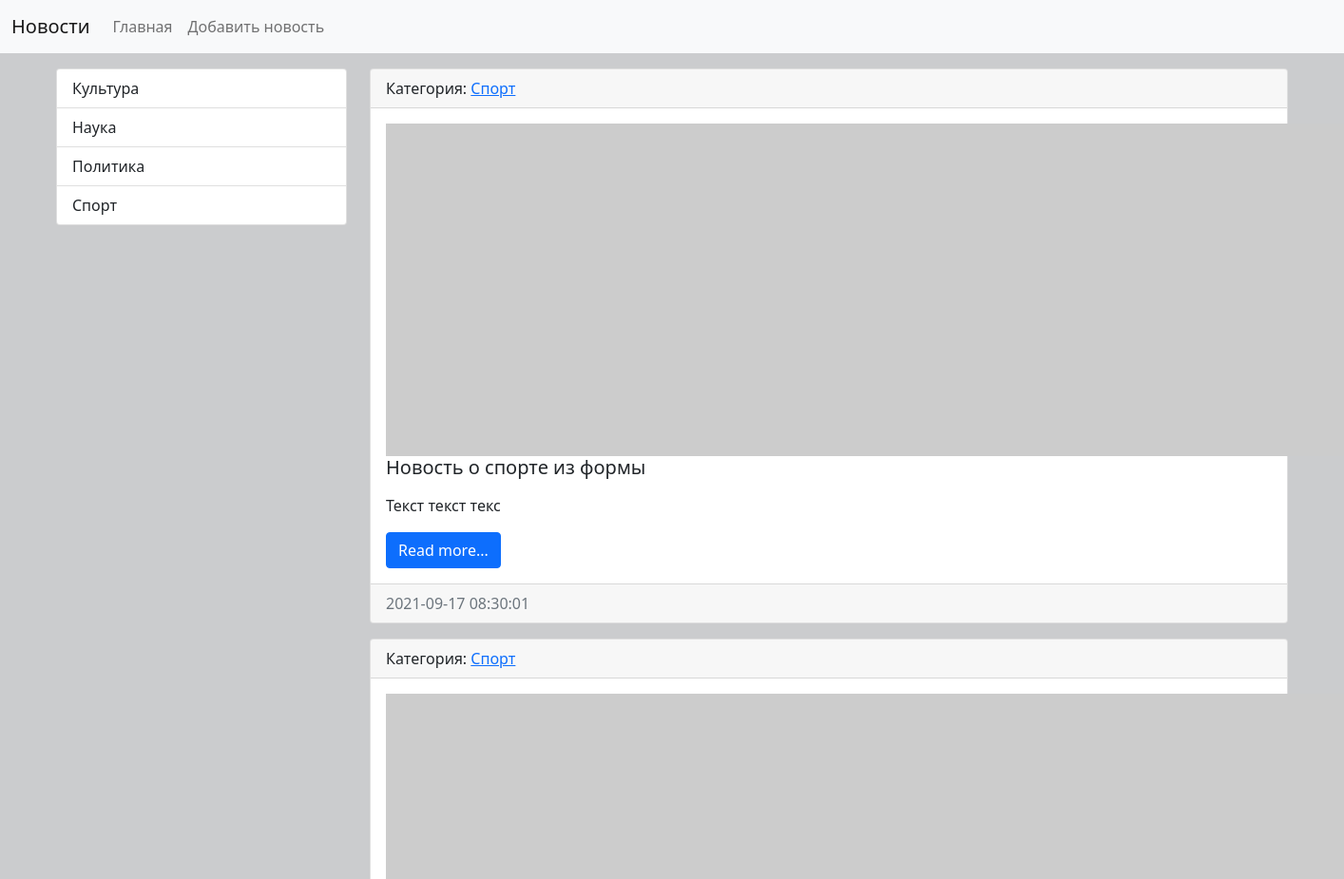
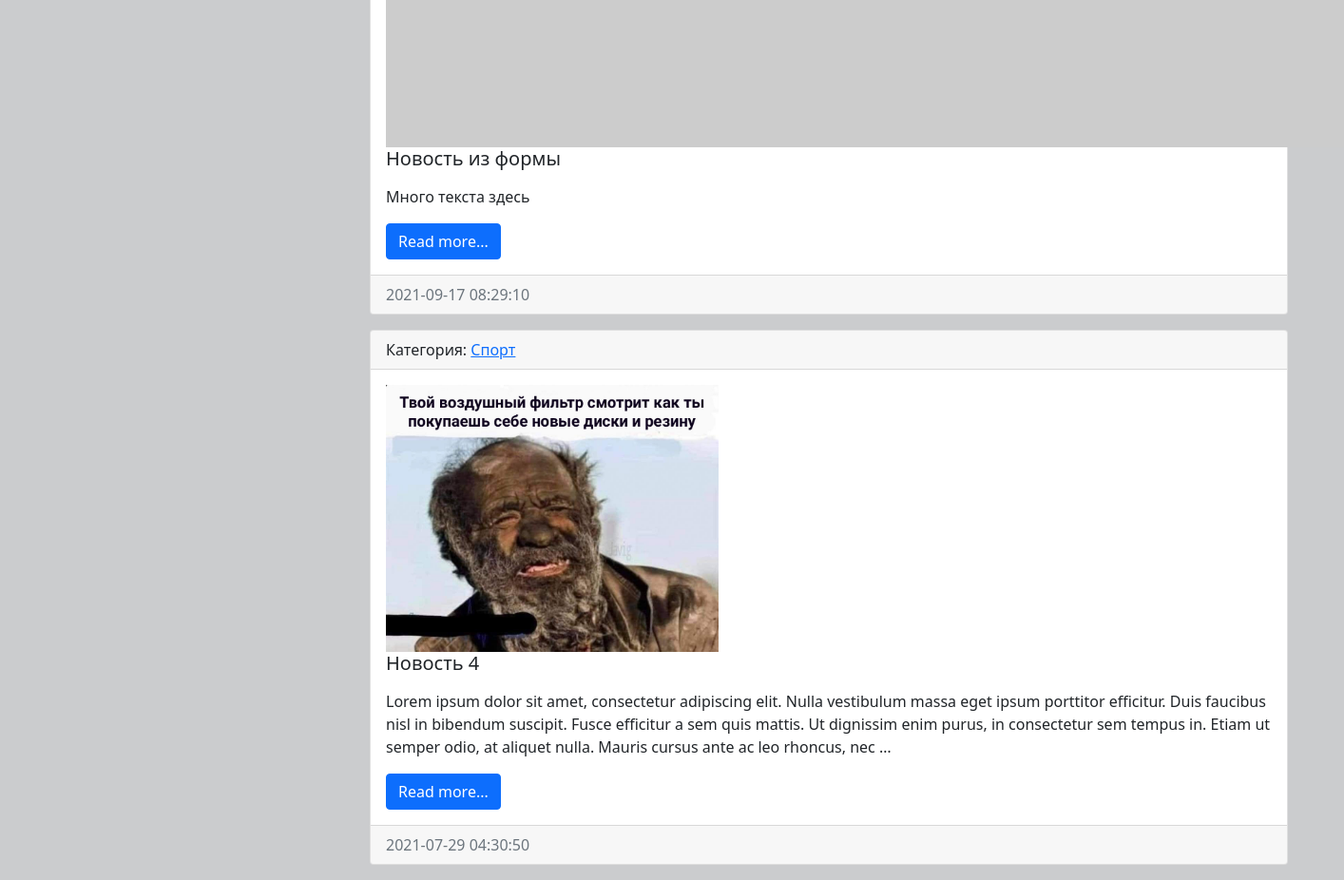
The app's page /category/2/ with its own data (2 pictures, top to bottom).
### news/models.py (models this page shows, shortened)
class Category(models.Model):
    title = models.CharField(max_length=150, db_index=True, verbose_name="Наименование категории")
    def __str__(self):
        return self.title
    def get_absolute_url(self):
        return reverse('category', kwargs={'category_id': self.pk})
    class Meta:
        verbose_name = "Категория"
        verbose_name_plural = "Категории"
        ordering = ["title"]

class News(models.Model):
    title = models.CharField(max_length=150, verbose_name="Наименование")
    content = models.TextField(blank=True, verbose_name="Контент")
    created_at = models.DateTimeField(auto_now_add=True, verbose_name="Дата публикации")
    updated_at = models.DateTimeField(auto_now=True, verbose_name="Обновленно")
    photo = models.ImageField(upload_to="photos/%Y/%m/%d/", verbose_name="Фото", blank=True)
    is_published = models.BooleanField(default=True, verbose_name="Опубликовано")
    category = models.ForeignKey("Category", on_delete=models.PROTECT, verbose_name="Категория")
    def get_absolute_url(self):
        return reverse('view_news', kwargs={'pk': self.pk})
    class Meta:
        verbose_name = "Новость"
        verbose_name_plural = "Новости"
        ordering = ["-created_at"]

### news/views.py (the view)
# urls.py: path('category/<int:category_id>/', NewsByCategory.as_view(), name='category'),
class NewsByCategory(ListView):
    model = News
    template_name = 'news/home_news_list.html'
    context_object_name = 'news'
    allow_empty = False
    def get_context_data(self, **kwargs):
        context = super().get_context_data(**kwargs)
        context['title'] = Category.objects.get(pk=self.kwargs['category_id'])
        return context
    def get_queryset(self):
        return News.objects.filter(category_id=self.kwargs['category_id'], is_published=True)

### news/templatetags/news_tags.py (called while the page is built)
@register.inclusion_tag('news/list_categories.html')
def show_categories(arg1='Hello', arg2='World'):
    categories = Category.objects.all()
    return {'categories': categories, 'arg1': arg1, 'arg2': arg2}

### news/templates/news/home_news_list.html (shortened to what this page needs)
{% extends 'news/base.html' %}
{% block sidebar %}
    {% include 'news/inc/_sidebar.html' %}
{% endblock %}
{% block content %}
    {% for item in news %}
        <div class="card mb-3">
            <div class="card-header">
                Категория: <a href="{{ item.get_absolute_url }}">{{ item.category }}</a>
            </div>
            <div class="card-body">
                <div class="media">
                    {% if item.photo %}
                        <img src=" {{ item.photo.url }} " alt="" width="350" class="mr-3">
                    {% else %}
                        <img src="https://picsum.photos/id/1060/350/300/?blur=2" alt="">
                    {% endif %}
                    <div class="media-body">
                        <h5 class="card-title">{{ item.title }}</h5>
                        <p class="card-text">{{ item.content|safe|linebreaks|truncatewords:50 }}</p>
                        <a href="{{ item.get_absolute_url }}" class="btn btn-primary">Read more...</a>
                    </div>
                </div>
            </div>
            <div class="card-footer text-muted">
                {{ item.created_at|date:"Y-m-d H:i:s" }}
            </div>
        </div>
    {% endfor %}
{% endblock %}

### news/templates/news/list_categories.html
<div class="list-group">
    {% for item in categories %}
        <a href="{{ item.get_absolute_url }}" class="list-group-item list-group-item-action">
            {{ item.title }}
        </a>
    {% endfor %}
</div>

### records on screen
Category: title "Культура"
Category: title "Наука"
Category: title "Политика"
Category: title "Спорт"
News: category "Спорт", title "Новость о спорте из формы", content "Текст текст текс", created_at "2021-09-17 08:30:01"
News: category "Спорт", title "Новость из формы", content "Много текста здесь", created_at "2021-09-17 08:29:10"
News: category "Спорт", photo (picture), title "Новость 4", content "Lorem ipsum dolor sit amet, consectetur adipiscing elit. Nulla vestibulum massa eget ipsum porttitor efficitur. Duis faucibus nisl in bibendum suscipit. Fusce efficitur a sem quis mattis. Ut dignissim enim purus, in consectetur sem tempus in. Etiam ut semper odio, at aliquet nulla. Mauris cursus ante ac leo rhoncus, nec …", created_at "2021-07-29 04:30:50"
